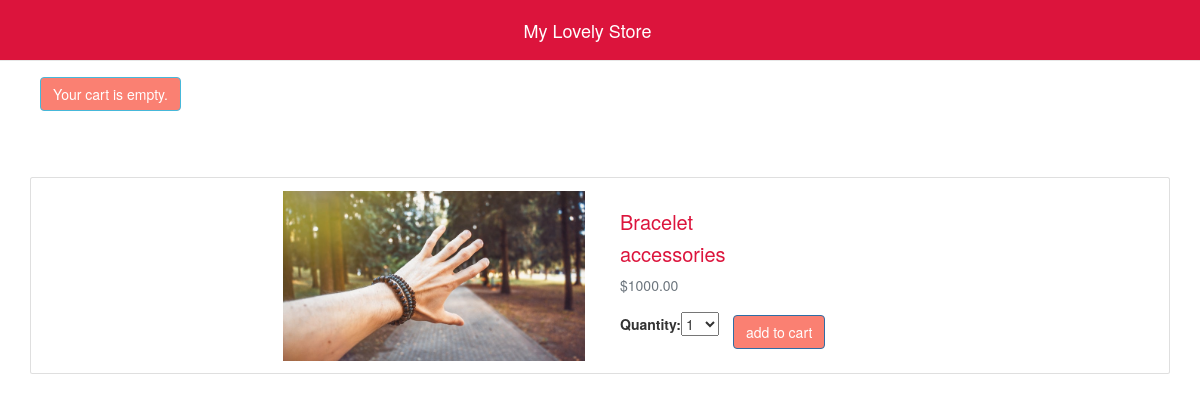
Page /1/bracelet/ on the earlier database version.
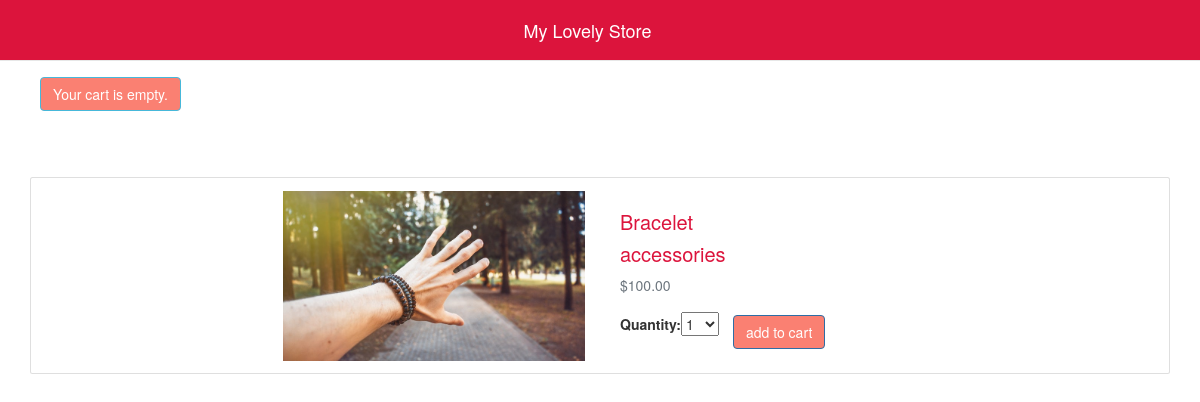
Same page on the later database version.
### shop/models.py (models this page shows, shortened)
class Product(models.Model):
    category = models.ForeignKey(
        Category, related_name='products', on_delete=models.CASCADE)
    name = models.CharField(max_length=100, db_index=True)
    slug = models.SlugField(max_length=100, db_index=True)
    description = models.TextField(blank=True)
    price = models.DecimalField(max_digits=10, decimal_places=2)
    available = models.BooleanField(default=True)
    stock = models.PositiveIntegerField()
    created_at = models.DateTimeField(auto_now_add=True)
    updated_at = models.DateTimeField(auto_now=True)
    image = models.ImageField(upload_to='products/%Y/%m/%d', blank=True)
    class Meta:
        ordering = ('name', )
        index_together = (('id', 'slug'),)

class Category(models.Model):
    name = models.CharField(max_length=150, db_index=True)
    slug = models.SlugField(max_length=150, unique=True, db_index=True)
    created_at = models.DateTimeField(auto_now_add=True)
    updated_at = models.DateTimeField(auto_now=True)
    class Meta:
        ordering = ('name',)
        verbose_name = 'category'
        verbose_name_plural = 'categories'
    def __str__(self):
        return self.name
    def get_absolute_url(self):
        return reverse('shop:product_list_by_category', args=[self.slug])

### shop/views.py (the view)
def product_detail(request, id, slug):
    product = get_object_or_404(Product, id=id, slug=slug, available=True)
    cart_product_form = CartAddProductForm()
    return render(request,
                  'shop/product/detail.html',
                  {'product': product,
                   'cart_product_form': cart_product_form})
    context = {
        'product': product
    }
    return render(request, 'shop/product/detail.html', context)

### cart/forms.py
class CartAddProductForm(forms.Form):
    quantity = forms.TypedChoiceField(
        choices=PRODUCT_QUANTITY_CHOICES,
        coerce=int)
    update = forms.BooleanField(required=False,
                                initial=False,
                                widget=forms.HiddenInput)

### cart/cart.py (called while the page is built)
    def __len__(self):
        return sum(item['quantity'] for item in self.cart.values())

### cart/context_processor.py (called while the page is built)
def cart(request):
    return {'cart': Cart(request)}

### shop/templates/shop/product/detail.html (shortened to what this page needs)
{% extends 'shop/base.html' %}
{% load static %}
{% block content %}
   <div class="container">
      <div class="row" style="margin-top: 6%">
                <div class="card">
                    <div class="card-body">
                        <div class="col-md-6 text-right">
                            <img src="{% if product.image %} {% static product.image.url %} {% else %} {% static 'img/default.jpg' %} {% endif %}" alt="..." style="height: 170px; width: auto">
                        </div>
                        <div class="col-md-6" style="padding-left: 20px">
                            <h3 class="product_name">{{ product.name }}</h3>
                            <h4><a class="product_name" href="{{ product.category.get_absolute_url }}">{{ product.category }}</a></h4>
                            <p class="text-muted">${{ product.price }}</p>
                            <form action="{% url "cart:cart_add" product.id %}" method="post">
                                {{ cart_product_form }}
                                <input type="submit" value="add to cart" class="btn btn-primary add_to_cart">
                            </form>
                        </div>
                    </div>
                </div>
      </div>
    </div>
{% endblock %}

Differences in the rows shown:
changed Product "Bracelet": price "1000.00" → "100.00"
